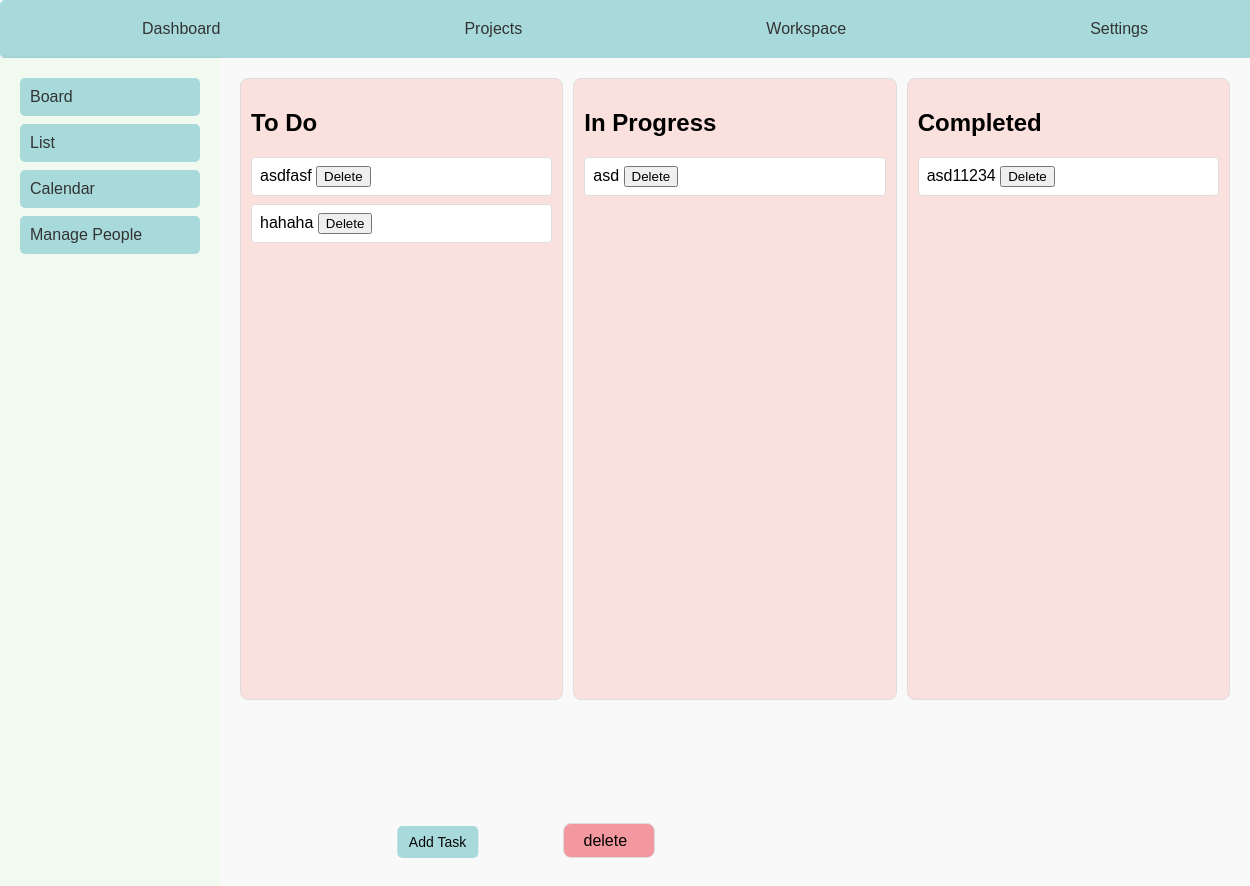
The page /projects/1/board/ on the database its author committed.
### board/models.py (models this page shows, shortened)
class Task(models.Model):
    STATUS_CHOICES = [
        ('TODO', 'To-Do'),
        ('IN_PROGRESS', 'In Progress'),
        ('COMPLETED', 'Completed'),
    ]
    PRIORITY_CHOICES = [
        ('LOW', 'Low'),
        ('MEDIUM', 'Medium'),
        ('HIGH', 'High'),
    ]
    name = models.CharField(max_length=255)
    due_date = models.DateField()  # Use DateField if only the date is needed
    description = models.TextField()
    priority = models.CharField(max_length=6, choices=PRIORITY_CHOICES, default='LOW')
    assignee = models.CharField(max_length=255,null=True)
    report_to = models.CharField(max_length=200,null=True)  # ForeignKey to User model
    status = models.CharField(max_length=20, choices=STATUS_CHOICES, default='TODO')
    attachment = models.FileField(upload_to='tasks/', null=True, blank=True)
    project = models.ForeignKey(Project, on_delete=models.CASCADE, related_name='tasks')
    class Meta:
        ordering = ['due_date']  # This goes inside the Task class

### board/views.py (the view)
# urls.py: path('', views.board, name='board'), # URL to access the board page
def board(request, project_id):
    projects = Project.objects.all()
    project = get_object_or_404(Project, id=project_id)
    todo_tasks = Task.objects.filter(status='TODO', project=project)
    in_progress_tasks = Task.objects.filter(status='IN_PROGRESS', project=project)
    completed_tasks = Task.objects.filter(status='COMPLETED', project=project)
    return render(request, 'board/board.html', {
        'project': project,
        'todo_tasks': todo_tasks,
        'in_progress_tasks': in_progress_tasks,
        'completed_tasks': completed_tasks,
        'projects':projects,
    })

### board/templates/board/board.html (shortened to what this page needs)
<!DOCTYPE html>
<html lang="en">
<head>
</head>
<body>
    <nav class="navbar">
        <div class="navbutton">
            <a href="dashboard.html"><button class="dropdown-btn">Dashboard</button></a>
        </div>
        <div class="navbutton">
            <a href="/projects/select"><button class="dropdown-btn">Projects</button></a>
        </div>
        <div class="navbutton navbutton-dropdown">
            <a href="workspaceselection.html"><button class="dropdown-btn">Workspace</button></a>
        </div>
        <div class="navbutton">
            <button class="dropdown-btn">Settings</button>
        </div>
    </nav>
    <div class="main-content">
        <div class="left-pane">
            <button onclick="window.location.href=`/projects/${projectId}/board`">Board</button>
            <button onclick="window.location.href=`/projects/${projectId}/board/task-list`">List</button>
            <button onclick="window.location.href='calendar.html'">Calendar</button>
            <button onclick="window.location.href=`/projects/${projectId}/manage`">Manage People</button>
        </div>
        <div class="board">
            <div class="column" id="todo-column" ondrop="drop(event)" ondragover="allowDrop(event)">
                <h2>To Do</h2>
                <div id="todo-tasks">
                    {% for task in todo_tasks %}
                        <div id="task-{{ task.id }}" class="task" draggable="true" ondragstart="drag(event)" >
                            <span>{{ task.name }}</span>
                            <button class="delete-button" onclick="deleteTask({{ task.id }})">Delete</button>
                        </div>
                    {% empty %}
                        <p></p>
                    {% endfor %}
                </div>
            </div>
            <div class="column" id="inprogress-column" ondrop="drop(event)" ondragover="allowDrop(event)">
                <h2>In Progress</h2>
                <div id="in-progress-tasks" ondrop="drop(event)" ondragover="allowDrop(event)">
                    {% for task in in_progress_tasks %}
                        <div id="task-{{ task.id }}" class="task" draggable="true" ondragstart="drag(event)">
                            <span>{{ task.name }}</span>
                            <button class="delete-button"  onclick="deleteTask({{ task.id }})">Delete</button>
                        </div>
                    {% empty %}
                        <p></p>
                    {% endfor %}
                </div>
            </div>
            <div class="column" id="done-column" ondrop="drop(event)" ondragover="allowDrop(event)">
                <h2>Completed</h2>
                <div id="completed-tasks" ondrop="drop(event)" ondragover="allowDrop(event)">
                    {% for task in completed_tasks %}
                        <div id="task-{{ task.id }}" class="task" draggable="true" ondragstart="drag(event)">
                            <span>{{ task.name }}</span>
                            <button class="delete-button" onclick="deleteTask({{ task.id }})">Delete</button>
                        </div>
                    {% empty %}
                        <p></p>
                    {% endfor %}
                </div>
            </div>
            <button class="add-task-btn" onclick="openPopup()">Add Task</button>
            <div class="column" id="deletespace" ondragover="allowDrop(event); highlightDeleteSpace(event);" ondragleave="resetDeleteSpace();" ondrop="drop(event)">delete</div>
        </div>
    </div>
</body>
</html>

### board/templates/board/board.html (style rules this page uses)
body { font-family: Arial, sans-serif; margin: 0; display: flex; flex-direction: column; height: 100vh; overflow: hidden; }
.navbar, .left-pane button, .dropdown-btn { background-color: #a8dadc; border: none; cursor: pointer; padding: 10px; color: #333; font-size: 1rem; text-align: left; border-radius: 5px; transition: background-color 0.3s; width: 100%; }
.navbar { display: flex; padding: 10px 20px; justify-content: space-around; box-shadow: 0 2px 4px rgba(0, 0, 0, 0.1); }
.navbutton { position: relative; display: inline-block; }
.main-content { display: flex; flex-grow: 1; }
.left-pane { padding: 20px; width: 180px; flex-shrink: 0; display: flex; flex-direction: column; background-color: #f1faee; height: 100vh; box-shadow: 2px 0 4px rgba(0, 0, 0, 0.1); gap:8px; }
.board { display: flex; flex-grow: 1; padding: 20px; gap: 20px; background-color: #f9f9f9; overflow-y: auto; gap: 10px; }
.column { background-color: #fae1dd; border: 1px solid #ddd; padding: 10px; flex-grow: 1; flex-basis: 33%; border-radius: 8px; display: flex; flex-direction: column; overflow-y: auto; max-height: calc(100vh - 200px); }
.task { background-color: #ffffff; border: 1px solid #ddd; padding: 8px; margin-bottom: 8px; cursor: grab; border-radius: 4px; transition: background-color 0.2s; word-wrap: break-word; }
.add-task-btn { position: absolute; bottom: 40px; left: 35%; transform: translateX(-50%); padding: 8px 12px; font-size: 14px; cursor: pointer; background-color: #a8dadc; border: none; border-radius: 5px; color: #333; transition: background-color 0.3s; }
.add-task-btn { background-color: #a8dadc; color: rgb(6, 6, 6); }
#deletespace { background-color:#f3989f; border: 1px solid #ddd; font-size: medium; justify-content: center; padding-left: 20px; border-radius: 8px; position: absolute; bottom: 40px; left:45%; width: 60px; height: 13px; overflow-y: hidden; }

### rows shown on the page
Task: name "asdfasf"
Task: name "hahaha"
Task: name "asd"
Task: name "asd11234"
